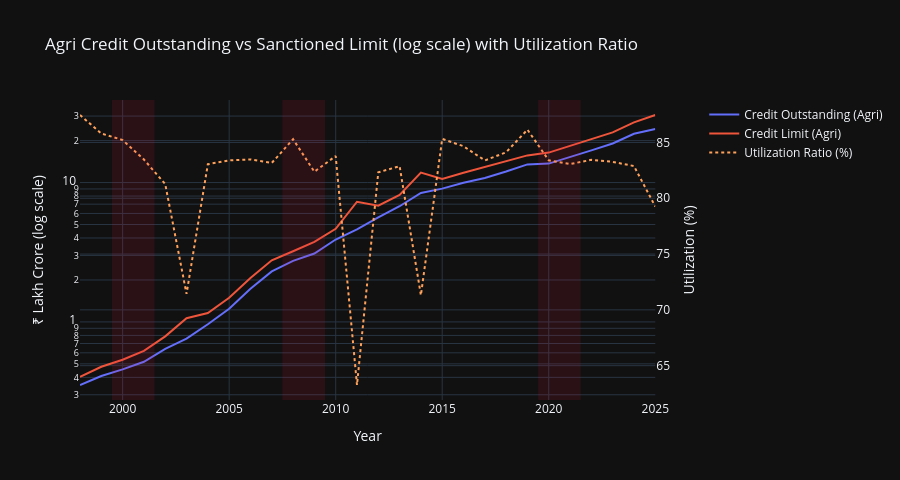

Notebook code for this chart:
### Markdown cell above
## 4. Agri credit — outstanding vs sanctioned limit (1998–2025)

### Code cell
agri = df_annual.dropna(subset=["agri_credit_outstanding", "agri_credit_limit"]).copy()
agri["utilization_ratio"] = agri["agri_credit_outstanding"] / agri["agri_credit_limit"]
agri["credit_outstanding_yoy"] = agri["agri_credit_outstanding"].pct_change() * 100

# Values are supplied in ₹ Million; plot in ₹ Lakh Crore for readability (1 Lakh Cr = 1,000,000 Million)
fig = make_subplots(specs=[[{"secondary_y": True}]])
fig.add_trace(go.Scatter(x=agri["year"], y=agri["agri_credit_outstanding_lakh_cr"],
                          name="Credit Outstanding (Agri)", line=dict(color="#636EFA")), secondary_y=False)
fig.add_trace(go.Scatter(x=agri["year"], y=agri["agri_credit_limit_lakh_cr"],
                          name="Credit Limit (Agri)", line=dict(color="#EF553B")), secondary_y=False)
fig.add_trace(go.Scatter(x=agri["year"], y=agri["utilization_ratio"]*100,
                          name="Utilization Ratio (%)", line=dict(color="#FFA15A", dash="dot")), secondary_y=True)

for x0, x1, label in recession_windows:
    fig.add_vrect(x0=x0, x1=x1, fillcolor="crimson", opacity=0.12, line_width=0)

fig.update_yaxes(title_text="₹ Lakh Crore (log scale)", secondary_y=False, type="log")
fig.update_yaxes(title_text="Utilization (%)", secondary_y=True)
fig.update_layout(title="Agri Credit Outstanding vs Sanctioned Limit (log scale) with Utilization Ratio",
                   xaxis_title="Year", height=480)
fig.show()

### Figure 1 — Plotly figure (JSON) as saved in the notebook; plotly's stock layout.template omitted (floating-point values rounded to 4 significant figures)
{"data": [{"line": {"color": "#636EFA"}, "name": "Credit Outstanding (Agri)", "type": "scatter", "x": [1998, 1999, 2000, 2001, 2002, 2003, 2004, 2005, 2006, 2007, 2008, 2009, 2010, 2011, 2012, 2013, 2014, 2015, 2016, 2017, 2018, 2019, 2020, 2021, 2022, 2023, 2024, 2025], "xaxis": "x", "y": [0.3526, 0.4089, 0.4564, 0.5173, 0.6401, 0.7593, 0.9625, 1.244, 1.727, 2.302, 2.741, 3.095, 3.903, 4.61, 5.619, 6.762, 8.418, 9.043, 9.962, 10.78, 11.99, 13.5, 13.68, 15.18, 17.03, 19.07, 22.4, 24.2], "yaxis": "y"}, {"line": {"color": "#EF553B"}, "name": "Credit Limit (Agri)", "type": "scatter", "x": [1998, 1999, 2000, 2001, 2002, 2003, 2004, 2005, 2006, 2007, 2008, 2009, 2010, 2011, 2012, 2013, 2014, 2015, 2016, 2017, 2018, 2019, 2020, 2021, 2022, 2023, 2024, 2025], "xaxis": "x", "y": [0.4032, 0.4766, 0.5355, 0.6198, 0.7876, 1.063, 1.159, 1.491, 2.069, 2.768, 3.214, 3.757, 4.658, 7.287, 6.826, 8.159, 11.81, 10.6, 11.77, 12.93, 14.26, 15.67, 16.4, 18.28, 20.41, 22.91, 27.02, 30.54], "yaxis": "y"}, {"line": {"color": "#FFA15A", "dash": "dot"}, "name": "Utilization Ratio (%)", "type": "scatter", "x": [1998, 1999, 2000, 2001, 2002, 2003, 2004, 2005, 2006, 2007, 2008, 2009, 2010, 2011, 2012, 2013, 2014, 2015, 2016, 2017, 2018, 2019, 2020, 2021, 2022, 2023, 2024, 2025], "xaxis": "x", "y": [87.46, 85.8, 85.22, 83.47, 81.27, 71.43, 83.05, 83.4, 83.48, 83.16, 85.29, 82.38, 83.79, 63.27, 82.32, 82.88, 71.31, 85.32, 84.66, 83.39, 84.12, 86.15, 83.4, 83.06, 83.44, 83.26, 82.89, 79.26], "yaxis": "y2"}], "layout": {"height": 480, "shapes": [{"fillcolor": "crimson", "line": {"width": 0}, "opacity": 0.12, "type": "rect", "x0": 2000.0, "x1": 2002.0, "xref": "x", "y0": 0, "y1": 1, "yref": "y domain"}, {"fillcolor": "crimson", "line": {"width": 0}, "opacity": 0.12, "type": "rect", "x0": 2008.0, "x1": 2010.0, "xref": "x", "y0": 0, "y1": 1, "yref": "y domain"}, {"fillcolor": "crimson", "line": {"width": 0}, "opacity": 0.12, "type": "rect", "x0": 2020.0, "x1": 2022.0, "xref": "x", "y0": 0, "y1": 1, "yref": "y domain"}], "title": {"text": "Agri Credit Outstanding vs Sanctioned Limit (log scale) with Utilization Ratio"}, "xaxis": {"anchor": "y", "domain": [0, 0.94], "title": {"text": "Year"}}, "yaxis": {"anchor": "x", "domain": [0, 1], "title": {"text": "₹ Lakh Crore (log scale)"}, "type": "log"}, "yaxis2": {"anchor": "x", "overlaying": "y", "side": "right", "title": {"text": "Utilization (%)"}}}}
